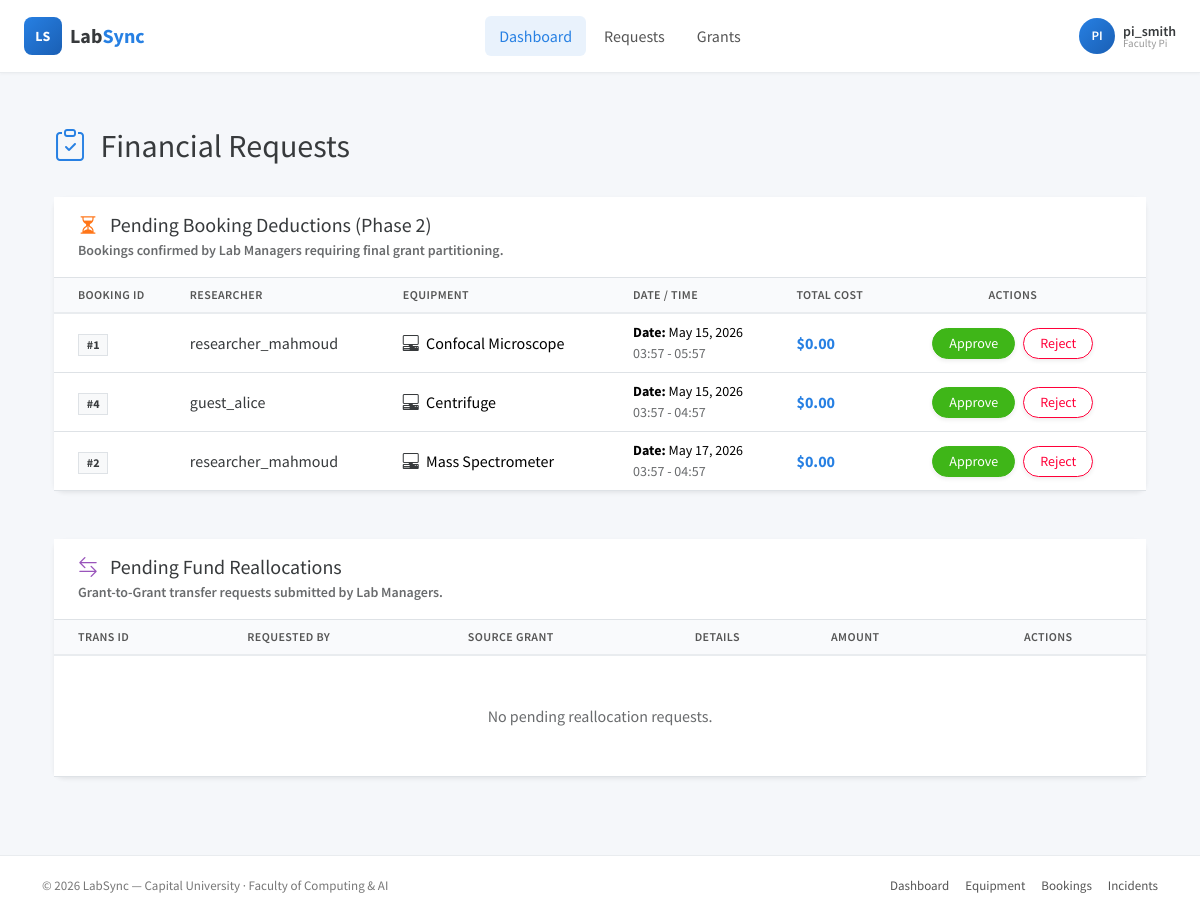
The app's page /LabSync-System/pi/requests (signed in) with its own data.
### tables this page shows
CREATE TABLE Bookings (

    bookingID INT PRIMARY KEY AUTO_INCREMENT,

    userID INT NOT NULL,

    equipmentID INT NOT NULL,

    startTime DATETIME NOT NULL,

    endTime DATETIME NOT NULL,

    bookingStatus ENUM('pending', 'waitlisted', 'confirmed', 'approved', 'rejected', 'cancelled', 'completed') DEFAULT 'pending',

    isAutoBooked BOOLEAN DEFAULT FALSE,

    parentBookingID INT NULL,

    grantID INT NULL,

    labManagerID INT NULL,

    totalCost DECIMAL(10,2) DEFAULT 0.00,

    cancellationReason TEXT NULL,

    createdAt DATETIME DEFAULT CURRENT_TIMESTAMP,

    updatedAt DATETIME DEFAULT CURRENT_TIMESTAMP ON UPDATE CURRENT_TIMESTAMP,

    CONSTRAINT fk_booking_user
    
        FOREIGN KEY (userID) REFERENCES Users(userID),

    CONSTRAINT fk_booking_equipment
    
        FOREIGN KEY (equipmentID) REFERENCES Equipment(equipmentID),

    CONSTRAINT fk_booking_parent
    
        FOREIGN KEY (parentBookingID) REFERENCES Bookings(bookingID),

    CONSTRAINT fk_booking_manager
    
        FOREIGN KEY (labManagerID) REFERENCES Users(userID)

);

CREATE TABLE Users (

    userID INT PRIMARY KEY AUTO_INCREMENT,

    userName VARCHAR(100) NOT NULL,

    userPassword VARCHAR(255) NOT NULL, 

    userType ENUM('researcher', 'guest_researcher', 'faculty_pi', 'lab_manager') NOT NULL,

    userStatus ENUM('active', 'suspended', 'inactive') DEFAULT 'active',

    isExternal BOOLEAN DEFAULT FALSE,

    clearanceLevel INT DEFAULT 0,

    maxBookingHoursPerWeek INT DEFAULT 20,

    currentWeeklyBookedHours DECIMAL(5,2) DEFAULT 0.00,

    safetyBriefingAcknowledged BOOLEAN DEFAULT FALSE,

    safetyBriefingAcknowledgedAt DATETIME NULL,

    createdAt DATETIME DEFAULT CURRENT_TIMESTAMP,

    updatedAt DATETIME DEFAULT CURRENT_TIMESTAMP ON UPDATE CURRENT_TIMESTAMP

);

CREATE TABLE Equipment (

    equipmentID INT PRIMARY KEY AUTO_INCREMENT,

    equipmentName VARCHAR(200) NOT NULL,

    equipmentStatus ENUM('available', 'in_use', 'locked_out', 'under_maintenance', 'calibration_needed') DEFAULT 'available',
    
    equipmentDescription TEXT NULL,

    requiredClearanceLevel INT DEFAULT 0,

    isDualUse BOOLEAN DEFAULT FALSE,

    totalUsageHours DECIMAL(10,2) DEFAULT 0.00,
    
    userTotalHours DECIMAL(10,2) DEFAULT 0.00,

    calibrationThresholdHours DECIMAL(10,2) DEFAULT 100.00,

    currentCalibrationHours DECIMAL(10,2) DEFAULT 0.00,

    powerUpBufferMinutes INT DEFAULT 0,

    coolDownBufferMinutes INT DEFAULT 0,

    hourlyRateExternal DECIMAL(10,2) NOT NULL,

    overheadPercentage DECIMAL(5,2) DEFAULT 0.00,

    lockoutReason TEXT NULL,

    lockedOutAt DATETIME NULL,

    createdAt DATETIME DEFAULT CURRENT_TIMESTAMP,

    updatedAt DATETIME DEFAULT CURRENT_TIMESTAMP ON UPDATE CURRENT_TIMESTAMP

);

### core/Controller.php (called while the page is built, shortened)
<?php
    class BaseController
    {
        protected function view($viewPath, $data = []) {
            $data['flash'] = $this->getFlash();
            if (isset($_SESSION['user'])) {
                $data['currentUser'] = $this->getCurrentUser();
                $data['currentRole'] = $this->getCurrentUserRole();
            } else {
                $data['currentUser'] = null;
                $data['currentRole'] = null;
            }
            extract($data);
            $viewFile = __DIR__ . '/../pages/' . $viewPath . '.php';
            require_once $viewFile;
        }
        protected function getCurrentUser() {
            return $_SESSION['user'] ?? null;
        }
        protected function getCurrentUserRole() {
            return $_SESSION['user']['userType'] ?? null;
        }
        protected function getFlash() {
            if (isset($_SESSION['flash'])) {
                $flash = $_SESSION['flash'];
                return $flash;
            }
            return null;
        }
    }

### controllers/PIController.php (called while the page is built, shortened)
<?php
require_once __DIR__ . '/../core/Controller.php';
require_once __DIR__ . '/../models/Booking.php';
class PIController extends BaseController {
    private $transactionModel;
    private $bookingModel;
    public function __construct() {
        $this->transactionModel = new GrantTransaction();
        $this->bookingModel = new Booking();
    }
    public function requests() {
        $pendingBookings = $this->bookingModel->getBookingsByStatus('confirmed');
        $pendingTransactions = $this->transactionModel->getAllPendingTransactions();
        $this->view('PI/PIRequests', [
            'pendingTransactions' => $pendingTransactions,
            'pendingBookings' => $pendingBookings,
            'pageTitle' => 'Financial Requests'
        ]);
    }
}

### core/App.php (called while the page is built, shortened)
<?php
class App
{
    private $basePath = 'LabSync-System';
    public function __construct()
    {
        require_once __DIR__ . '/../routes/routes.php';
        $url = $this->getURL();
        $httpMethod = $_SERVER['REQUEST_METHOD'];
        $router->dispatch($url, $httpMethod);
    }
    private function getURL()
    {
        $url = $_GET['url'] ?? '';
        $url = str_replace($this->basePath, '', $url);
        $url = filter_var($url, FILTER_SANITIZE_URL);
        $url = rtrim($url, '/');
        $url = ltrim($url, '/');
        return $url;
    }
}

### index.php (called while the page is built, shortened)
<?php
require_once __DIR__ . '/config/Database.php';
require_once __DIR__ . '/core/Controller.php';
require_once __DIR__ . '/core/App.php';
$app = new App();

### config/Database.php (called while the page is built, shortened)
<?php
class Database
{
    private static $instance = null;
    private $pdo;
    private function __construct()
    {
        $this->host = $_ENV['DB_HOST'];
        $this->username = $_ENV['DB_USER'];
        $this->password = $_ENV['DB_PASS'];
        $this->dbname = $_ENV['DB_NAME'];
        try {
            $this->pdo = new PDO(
                "mysql:host={$this->host};dbname={$this->dbname};charset=utf8",
                $this->username,
                $this->password
            );
            $this->pdo->setAttribute(PDO::ATTR_ERRMODE, PDO::ERRMODE_EXCEPTION);
        } catch (PDOException $e) {
            die("Database Connection Failed: " . $e->getMessage());
        }
    }
    public static function getInstance()
    {
        if (self::$instance == null) {
            self::$instance = new Database();
        }
        return self::$instance;
    }
    public function getConnection()
    {
        return $this->pdo;
    }
}

### models/Booking.php (called while the page is built, shortened)
<?php
require_once __DIR__ . '/../config/Database.php';
class Booking {
    protected $db;
    public function __construct() {
        $this->db = Database::getInstance()->getConnection();
    }
    public function getBookingsByStatus($status) {
        $sql = "SELECT b.*, e.equipmentName, u.userName
                FROM Bookings b
                JOIN Equipment e ON b.equipmentID = e.equipmentID
                JOIN Users u ON b.userID = u.userID
                WHERE b.bookingStatus = :status
                ORDER BY b.startTime ASC";
        $stmt = $this->db->prepare($sql);
        $stmt->execute([':status' => $status]);
        return $stmt->fetchAll(PDO::FETCH_ASSOC);
    }
    }
?>

### pages/PI/PIRequests.php (the view, shortened to what this page needs)
<?php require_once __DIR__ . '/../../includes/header.php'; ?>
<div class="container-fluid mt-4 mb-5">
    <div class="d-flex justify-content-between align-items-center mb-4">
        <h2><i class="bi bi-clipboard-check text-primary me-2"></i> <?= htmlspecialchars($pageTitle ?? 'Financial Requests') ?></h2>
    </div>
    <div class="card shadow-sm border-0 mb-5">
        <div class="card-header bg-white border-bottom py-3">
            <h5 class="mb-0 text-dark"><i class="bi bi-hourglass-split text-warning me-2"></i> Pending Booking Deductions (Phase 2)</h5>
            <small class="text-muted">Bookings confirmed by Lab Managers requiring final grant partitioning.</small>
        </div>
        <div class="card-body p-0">
            <div class="table-responsive">
                <table class="table table-hover align-middle mb-0">
                    <thead class="table-light">
                        <tr>
                            <th class="ps-4">Booking ID</th>
                            <th>Researcher</th>
                            <th>Equipment</th>
                            <th>Date / Time</th>
                            <th>Total Cost</th>
                            <th class="text-center pe-4">Actions</th>
                        </tr>
                    </thead>
                    <tbody>
                        <?php if (empty($pendingBookings)): ?>
                            <tr>
                                <td colspan="6" class="text-center py-5 text-muted">No pending booking requests.</td>
                            </tr>
                        <?php else: ?>
                            <?php foreach ($pendingBookings as $booking): ?>
                                <tr>
                                    <td class="ps-4"><span class="badge bg-light text-dark border">#<?= (int)$booking['bookingID'] ?></span></td>
                                    <td class="fw-medium text-dark"><?= htmlspecialchars($booking['userName'] ?? 'Unknown User') ?></td>
                                    <td><i class="bi bi-pc-display-horizontal me-1 text-secondary"></i> <?= htmlspecialchars($booking['equipmentName'] ?? 'Unknown Equipment') ?></td>
                                    <td>
                                        <div class="small">
                                            <div><strong>Date:</strong> <?= date('M d, Y', strtotime($booking['startTime'])) ?></div>
                                            <div class="text-muted"><?= date('H:i', strtotime($booking['startTime'])) ?> - <?= date('H:i', strtotime($booking['endTime'])) ?></div>
                                        </div>
                                    </td>
                                    <td><span class="text-primary fw-bold fs-6">$<?= number_format((float)$booking['totalCost'], 2) ?></span></td>
                                    <td class="text-center pe-4">
                                        <div class="d-flex justify-content-center gap-2">
                                            <form action="/LabSync-System/PI/approveBooking" method="POST" class="m-0">
                                                <button type="submit" class="btn btn-success btn-sm fw-medium shadow-sm rounded-pill px-3">Approve</button>
                                            </form>
                                            <form action="/LabSync-System/PI/rejectBooking" method="POST" class="m-0" onsubmit="return confirm('Are you sure? This cancels the booking completely.');">
                                                <button type="submit" class="btn btn-outline-danger btn-sm fw-medium shadow-sm rounded-pill px-3">Reject</button>
                                            </form>
                                        </div>
                                    </td>
                                </tr>
                            <?php endforeach; ?>
                        <?php endif; ?>
                    </tbody>
                </table>
            </div>
        </div>
    </div>
    <div class="card shadow-sm border-0 mb-4">
        <div class="card-header bg-white border-bottom py-3">
            <h5 class="mb-0 text-dark"><i class="bi bi-arrow-left-right text-info me-2"></i> Pending Fund Reallocations</h5>
            <small class="text-muted">Grant-to-Grant transfer requests submitted by Lab Managers.</small>
        </div>
        <div class="card-body p-0">
            <div class="table-responsive">
                <table class="table table-hover align-middle mb-0">
                    <thead class="table-light">
                        <tr>
                            <th class="ps-4">Trans ID</th>
                            <th>Requested By</th>
                            <th>Source Grant</th>
                            <th>Details</th>
                            <th>Amount</th>
                            <th class="text-center pe-4">Actions</th>
                        </tr>
                    </thead>
                    <tbody>
                        <?php if (empty($pendingTransactions)): ?>
                            <tr>
                                <td colspan="6" class="text-center py-5 text-muted">No pending reallocation requests.</td>
                            </tr>
                        <?php endif; ?>
                    </tbody>
                </table>
            </div>
        </div>
    </div>
</div>
<?php require_once __DIR__ . '/../../includes/footer.php'; ?>

### css/style.css (style rules this page uses)
:root { --ls-primary: #2780E3; --ls-success: #3FB618; --ls-info: #9954BB; --ls-warning: #FF7518; --ls-danger: #FF0039; --ls-dark: #373A3C; --ls-light: #F8F9FA; --ls-border: #E9ECEF; }
body { background: #f5f7fa; min-height: 100vh; display: flex; flex-direction: column; }
.card { border: 1px solid var(--ls-border); border-radius: 10px; box-shadow: 0 1px 3px rgba(0,0,0,0.04); }
.card-header { background: #fff; border-bottom: 1px solid var(--ls-border); padding: 18px 24px; font-weight: 600; }
.table thead th { background: #f9fafc; color: #555; font-weight: 600; text-transform: uppercase; font-size: 12px; letter-spacing: 0.4px; border-bottom: 2px solid var(--ls-border); }
.table tbody tr { transition: background 0.12s ease; }

### records on screen
bookings: bookingID "1", userID.userName "researcher_mahmoud", equipmentID.equipmentName "Confocal Microscope", startTime "May 15, 2026", startTime "03:57", endTime "05:57", totalCost "0.00"
bookings: bookingID "4", userID.userName "guest_alice", equipmentID.equipmentName "Centrifuge", startTime "May 15, 2026", startTime "03:57", endTime "04:57", totalCost "0.00"
bookings: bookingID "2", userID.userName "researcher_mahmoud", equipmentID.equipmentName "Mass Spectrometer", startTime "May 17, 2026", startTime "03:57", endTime "04:57", totalCost "0.00"

### other values on screen
substr($userName, 0, 2) "PI"
$userName "pi_smith"
str_replace('_', ' ', $userRole) "Faculty Pi"
$pageTitle "Financial Requests"
